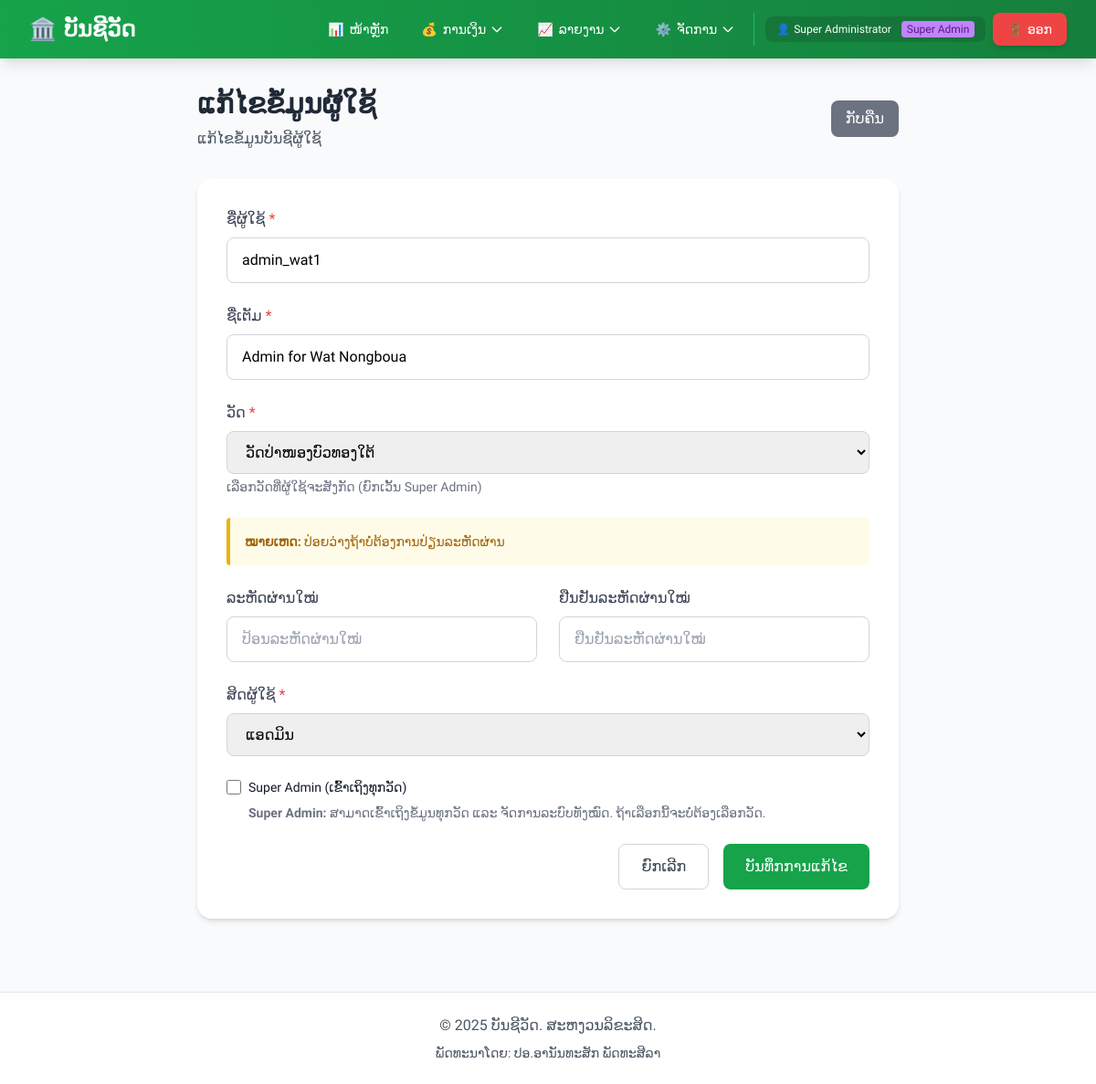
Screenshot of /modules/users/edit.php?id=2 (signed in) with the database file from the repository.
### tables this page shows
CREATE TABLE IF NOT EXISTS users (
    id INT PRIMARY KEY AUTO_INCREMENT,
    temple_id INT DEFAULT NULL COMMENT 'NULL for Super Admin, otherwise links to a temple',
    username VARCHAR(50) UNIQUE NOT NULL,
    password VARCHAR(255) NOT NULL,
    full_name VARCHAR(100) NOT NULL,
    role ENUM('admin', 'user') DEFAULT 'user',
    is_super_admin BOOLEAN DEFAULT FALSE COMMENT 'TRUE for Super Admin who can manage all temples',
    created_at TIMESTAMP DEFAULT CURRENT_TIMESTAMP,
    updated_at TIMESTAMP DEFAULT CURRENT_TIMESTAMP ON UPDATE CURRENT_TIMESTAMP,
    FOREIGN KEY (temple_id) REFERENCES temples(id) ON DELETE RESTRICT,
    INDEX idx_username (username),
    INDEX idx_temple_id (temple_id)
);

CREATE TABLE IF NOT EXISTS temples (
    id INT PRIMARY KEY AUTO_INCREMENT,
    temple_code VARCHAR(20) UNIQUE NOT NULL COMMENT 'ລະຫັດວັດ ເຊັ່ນ: WAT001',
    temple_name VARCHAR(200) NOT NULL COMMENT 'ຊື່ວັດ',
    temple_name_lao VARCHAR(200) NOT NULL COMMENT 'ຊື່ວັດພາສາລາວ',
    abbot_name VARCHAR(100) COMMENT 'ຊື່ເຈົ້າອະທິການ',
    address TEXT COMMENT 'ທີ່ຢູ່',
    district VARCHAR(100) COMMENT 'ເມືອງ',
    province VARCHAR(100) COMMENT 'ແຂວງ',
    phone VARCHAR(20) COMMENT 'ເບີໂທ',
    email VARCHAR(100) COMMENT 'ອີເມລ',
    logo_url VARCHAR(255) COMMENT 'URL ຮູບໂລໂກ້ວັດ',
    status ENUM('active', 'inactive') DEFAULT 'active' COMMENT 'ສະຖານະ',
    created_at TIMESTAMP DEFAULT CURRENT_TIMESTAMP,
    updated_at TIMESTAMP DEFAULT CURRENT_TIMESTAMP ON UPDATE CURRENT_TIMESTAMP,
    INDEX idx_temple_code (temple_code),
    INDEX idx_status (status)
);

### config.php (called while the page is built, shortened)
<?php
require_once __DIR__ . '/includes/temple_functions.php';
function getDB() {
    static $pdo = null;
    if ($pdo === null) {
        try {
            $dsn = "mysql:host=" . DB_HOST . ";dbname=" . DB_NAME . ";charset=" . DB_CHARSET;
            $options = [
                PDO::ATTR_ERRMODE => PDO::ERRMODE_EXCEPTION,
                PDO::ATTR_DEFAULT_FETCH_MODE => PDO::FETCH_ASSOC,
                PDO::ATTR_EMULATE_PREPARES => false,
                PDO::MYSQL_ATTR_INIT_COMMAND => "SET NAMES " . DB_CHARSET
            ];
            $pdo = new PDO($dsn, DB_USER, DB_PASS, $options);
        } catch (PDOException $e) {
            die("ການເຊື່ອມຕໍ່ຖານຂໍ້ມູນຜິດພາດ: " . $e->getMessage());
        }
    }
    return $pdo;
}
function isLoggedIn() {
    return isset($_SESSION['user_id']) && isset($_SESSION['username']);
}
function e($string) {
    return htmlspecialchars($string, ENT_QUOTES, 'UTF-8');
}
function getCurrentUser() {
    if (!isLoggedIn()) {
        return null;
    }
    static $currentUser = null;
    if ($currentUser === null) {
        $db = getDB();
        $stmt = $db->prepare("SELECT * FROM users WHERE id = ?");
        $stmt->execute([$_SESSION['user_id']]);
        $currentUser = $stmt->fetch();
    }
    return $currentUser;
}

### includes/temple_functions.php (called while the page is built, shortened)
<?php
function isSuperAdmin() {
    if (!isLoggedIn()) {
        return false;
    }
    $user = getCurrentUser();
    return !empty($user['is_super_admin']);
}
function getActiveTempleId() {
    if (isSuperAdmin() && isset($_SESSION['active_temple_id'])) {
        return $_SESSION['active_temple_id'];
    }
    $user = getCurrentUser();
    return $user['temple_id'] ?? null;
}
function getCurrentTempleId() {
    return getActiveTempleId();
}
function isMultiTempleEnabled() {
    static $enabled = null;
    if ($enabled === null) {
        try {
            $db = getDB();
            $stmt = $db->query("SHOW TABLES LIKE 'temples'");
            $enabled = $stmt->rowCount() > 0;
        } catch (Exception $e) {
            $enabled = false;
        }
    }
    return $enabled;
}

### modules/users/edit.php (the view, shortened to what this page needs)
<?php
require_once __DIR__ . '/../../config.php';
require_once __DIR__ . '/../../includes/temple_functions.php';
$db = getDB();
$id = $_GET['id'] ?? 0;
$currentUser = $_SESSION;
$isSuperAdmin = ($currentUser['is_super_admin'] ?? 0) == 1;
$currentTempleId = getCurrentTempleId();
$isMultiTemple = isMultiTempleEnabled();
$temples = [];
if ($isSuperAdmin && $isMultiTemple) {
    $stmt = $db->query("SELECT id, temple_name, temple_name_lao FROM temples ORDER BY temple_name");
    $temples = $stmt->fetchAll();
}
$stmt = $db->prepare("SELECT * FROM users WHERE id = :id LIMIT 1");
$stmt->execute([':id' => $id]);
require_once __DIR__ . '/../../includes/header.php';
?>
<div class="max-w-3xl mx-auto">
    <div class="mb-8">
        <div class="flex items-center justify-between">
            <div>
                <h1 class="text-3xl font-bold text-gray-800 mb-2">ແກ້ໄຂຂໍ້ມູນຜູ້ໃຊ້</h1>
                <p class="text-gray-600">ແກ້ໄຂຂໍ້ມູນບັນຊີຜູ້ໃຊ້</p>
            </div>
            <a href="<?php echo BASE_URL; ?>/modules/users/list.php"
               class="bg-gray-500 hover:bg-gray-600 text-white px-4 py-2 rounded-lg transition duration-200">
                ກັບຄືນ
            </a>
        </div>
    </div>
    <div class="bg-white rounded-2xl shadow-md p-8">
        <form method="POST" action="">
            <div class="mb-6">
                <label for="username" class="block text-gray-700 font-medium mb-2">
                    ຊື່ຜູ້ໃຊ້ <span class="text-red-500">*</span>
                </label>
                <input type="text"
                       id="username"
                       name="username"
                       required
                       value="<?php echo e($_POST['username'] ?? $user['username']); ?>"
                       class="w-full px-4 py-3 border border-gray-300 rounded-lg focus:outline-none focus:ring-2 focus:ring-green-500 focus:border-transparent"
                       placeholder="ປ້ອນຊື່ຜູ້ໃຊ້">
            </div>
            <div class="mb-6">
                <label for="full_name" class="block text-gray-700 font-medium mb-2">
                    ຊື່ເຕັມ <span class="text-red-500">*</span>
                </label>
                <input type="text"
                       id="full_name"
                       name="full_name"
                       required
                       value="<?php echo e($_POST['full_name'] ?? $user['full_name']); ?>"
                       class="w-full px-4 py-3 border border-gray-300 rounded-lg focus:outline-none focus:ring-2 focus:ring-green-500 focus:border-transparent"
                       placeholder="ປ້ອນຊື່ເຕັມ">
            </div>
            <?php if ($isSuperAdmin && $isMultiTemple && !empty($temples)): ?>
            <div class="mb-6">
                <label for="temple_id" class="block text-gray-700 font-medium mb-2">
                    ວັດ <span class="text-red-500" id="temple_required">*</span>
                </label>
                <select id="temple_id"
                        name="temple_id"
                        class="w-full px-4 py-3 border border-gray-300 rounded-lg focus:outline-none focus:ring-2 focus:ring-green-500 focus:border-transparent">
                    <?php foreach ($temples as $temple): ?>
                        <option value="<?php echo $temple['id']; ?>"
                                <?php
                                $selectedTempleId = $_POST['temple_id'] ?? $user['temple_id'];
                                echo ($selectedTempleId == $temple['id']) ? 'selected' : '';
                                ?>>
                            <?php echo e($temple['temple_name_lao'] ?: $temple['temple_name']); ?>
                        </option>
                    <?php endforeach; ?>
                </select>
                <p class="text-sm text-gray-500 mt-1">ເລືອກວັດທີ່ຜູ້ໃຊ້ຈະສັງກັດ (ຍົກເວັ້ນ Super Admin)</p>
            </div>
            <?php endif; ?>
            <div class="mb-6 bg-yellow-50 border-l-4 border-yellow-500 p-4 rounded">
                <p class="text-sm text-yellow-700">
                    <strong>ໝາຍເຫດ:</strong> ປ່ອຍວ່າງຖ້າບໍ່ຕ້ອງການປ່ຽນລະຫັດຜ່ານ
                </p>
            </div>
            <div class="grid grid-cols-1 md:grid-cols-2 gap-6 mb-6">
                <div>
                    <label for="password" class="block text-gray-700 font-medium mb-2">
                        ລະຫັດຜ່ານໃໝ່
                    </label>
                    <input type="password"
                           id="password"
                           name="password"
                           class="w-full px-4 py-3 border border-gray-300 rounded-lg focus:outline-none focus:ring-2 focus:ring-green-500 focus:border-transparent"
                           placeholder="ປ້ອນລະຫັດຜ່ານໃໝ່">
                </div>
                <div>
                    <label for="confirm_password" class="block text-gray-700 font-medium mb-2">
                        ຢືນຢັນລະຫັດຜ່ານໃໝ່
                    </label>
                    <input type="password"
                           id="confirm_password"
                           name="confirm_password"
                           class="w-full px-4 py-3 border border-gray-300 rounded-lg focus:outline-none focus:ring-2 focus:ring-green-500 focus:border-transparent"
                           placeholder="ຢືນຢັນລະຫັດຜ່ານໃໝ່">
                </div>
            </div>
            <div class="mb-6">
                <label for="role" class="block text-gray-700 font-medium mb-2">
                    ສິດຜູ້ໃຊ້ <span class="text-red-500">*</span>
                </label>
                <select id="role"
                        name="role"
                        class="w-full px-4 py-3 border border-gray-300 rounded-lg focus:outline-none focus:ring-2 focus:ring-green-500 focus:border-transparent">
                    <option value="admin" <?php echo (isset($_POST['role']) ? $_POST['role'] === 'admin' : $user['role'] === 'admin') ? 'selected' : ''; ?>>
                        ແອດມິນ
                    </option>
                </select>
            </div>
            <?php if ($isSuperAdmin): ?>
            <div class="mb-6">
                <div class="flex items-center">
                    <input type="checkbox"
                           id="is_super_admin"
                           name="is_super_admin"
                           value="1"
                           <?php
                           $isSuperAdminChecked = isset($_POST['is_super_admin']) ? true : ($user['is_super_admin'] == 1);
                           echo $isSuperAdminChecked ? 'checked' : '';
                           ?>
                           class="w-4 h-4 text-purple-600 bg-gray-100 border-gray-300 rounded focus:ring-purple-500">
                    <label for="is_super_admin" class="ml-2 text-sm font-medium text-gray-900">
                        Super Admin (ເຂົ້າເຖິງທຸກວັດ)
                    </label>
                </div>
                <p class="text-sm text-gray-500 mt-2 ml-6">
                    <strong>Super Admin:</strong> ສາມາດເຂົ້າເຖິງຂໍ້ມູນທຸກວັດ ແລະ ຈັດການລະບົບທັງໝົດ.
                    ຖ້າເລືອກນີ້ຈະບໍ່ຕ້ອງເລືອກວັດ.
                </p>
            </div>
            <?php endif; ?>
            <div class="flex justify-end space-x-4">
                <a href="<?php echo BASE_URL; ?>/modules/users/list.php"
                   class="px-6 py-3 border border-gray-300 rounded-lg text-gray-700 hover:bg-gray-50 transition duration-200">
                    ຍົກເລີກ
                </a>
                <button type="submit"
                        class="bg-green-600 hover:bg-green-700 text-white px-6 py-3 rounded-lg transition duration-200">
                    ບັນທຶກການແກ້ໄຂ
                </button>
            </div>
        </form>
    </div>
</div>
<?php require_once __DIR__ . '/../../includes/footer.php'; ?>

### includes/header.php (style rules this page uses)
body { font-family: 'Phetsarath', sans-serif; }

### rows the page displays
users: username "admin_wat1", full_name "Admin for Wat Nongboua", temple_id "ວັດປ່າໜອງບົວທອງໃຕ້", role "ແອດມິນ"

### other values shown
$displayName "ບັນຊີວັດ"
$_SESSION['full_name'] "Super Administrator"
SITE_NAME "ບັນຊີວັດ"
